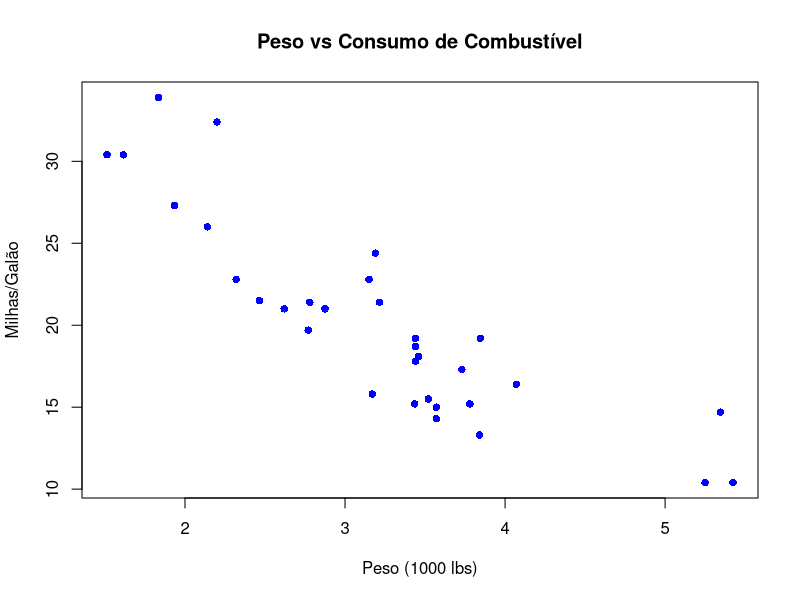

Generate this figure with R:
# R já vem com bases de dados de teste embutidas. 
# A 'mtcars' é uma base famosa com dados de carros.
head(mtcars) # Mostra as 6 primeiras linhas da tabela

#reinicia o moto gráfico
dev.off()

# Vamos criar um gráfico de dispersão com apenas uma linha de código,
# relacionando o peso do carro (wt) com o consumo (mpg)
plot(mtcars$wt, mtcars$mpg, 
     main = "Peso vs Consumo de Combustível",
     xlab = "Peso (1000 lbs)", ylab = "Milhas/Galão",
     col = "blue", pch = 16)
